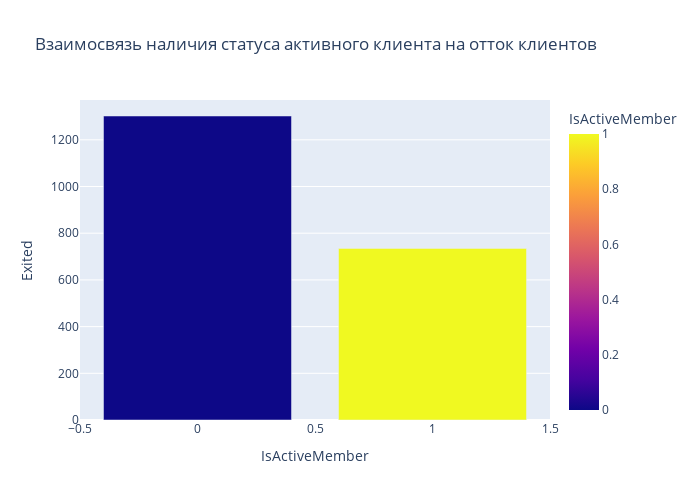

Notebook source saved alongside this figure:
### Markdown cell above
Самая лояльная группа клиентов банка в разрезе числа приобретённых услуг - это клиенты, пользующиеся двумя услугами банка. В данной группе число лояльных клиентов превышает число ушедших в 12 раз.
Среди клиентов, приобретающих 1 услугу банка, число лояльных превышает число ушедших в 2,5 раза.
Среди клиентов, приобретающих 3 услуги банка, число ушедших превышает число лояльных приблизительно в 5 раз.
Среди клиентов, приобретающих 4 услуги банка, отсутсвуют лояльные - только ушедшие.

### Code cell
# 9.8. Как влияет наличие статуса активного клиента на отток клиентов? 
# Постройте диаграмму, иллюстрирующую это. 
# Что бы вы предложили банку, чтобы уменьшить отток клиентов среди неактивных?

import pandas as pd
import plotly
import plotly.express as px
import matplotlib.pyplot as plt
%matplotlib inline
import seaborn as sns

churn_data = pd.read_csv(r'C:\Users\grish\OneDrive\Рабочий стол\skillfactory\pandas\data\churn.csv')
churn_data.drop(['RowNumber'], axis=1, inplace=True)

active_data = churn_data.groupby(['IsActiveMember'], as_index=False)['Exited'].sum()
fig = px.bar(
data_frame=active_data,
x='IsActiveMember',
y='Exited',
height=500, #высота
width=700, #ширина
color='IsActiveMember',
title='Взаимосвязь наличия статуса активного клиента на отток клиентов'
)
fig

### Figure 1 — Plotly figure (JSON) as saved in the notebook; plotly's stock layout.template omitted (floating-point values rounded to 4 significant figures)
{"data": [{"alignmentgroup": "True", "hovertemplate": "IsActiveMember=%{marker.color}<br>Exited=%{y}<extra></extra>", "legendgroup": "", "marker": {"color": [0, 1], "coloraxis": "coloraxis", "pattern": {"shape": ""}}, "name": "", "offsetgroup": "", "orientation": "v", "showlegend": false, "textposition": "auto", "type": "bar", "x": [0, 1], "xaxis": "x", "y": [1302, 735], "yaxis": "y"}], "layout": {"barmode": "relative", "coloraxis": {"colorbar": {"title": {"text": "IsActiveMember"}}, "colorscale": [[0, "#0d0887"], [0.1111, "#46039f"], [0.2222, "#7201a8"], [0.3333, "#9c179e"], [0.4444, "#bd3786"], [0.5556, "#d8576b"], [0.6667, "#ed7953"], [0.7778, "#fb9f3a"], [0.8889, "#fdca26"], [1, "#f0f921"]]}, "height": 500, "legend": {"tracegroupgap": 0}, "title": {"text": "Взаимосвязь наличия статуса активного клиента на отток клиентов"}, "width": 700, "xaxis": {"anchor": "y", "domain": [0, 1], "title": {"text": "IsActiveMember"}}, "yaxis": {"anchor": "x", "domain": [0, 1], "title": {"text": "Exited"}}}}
